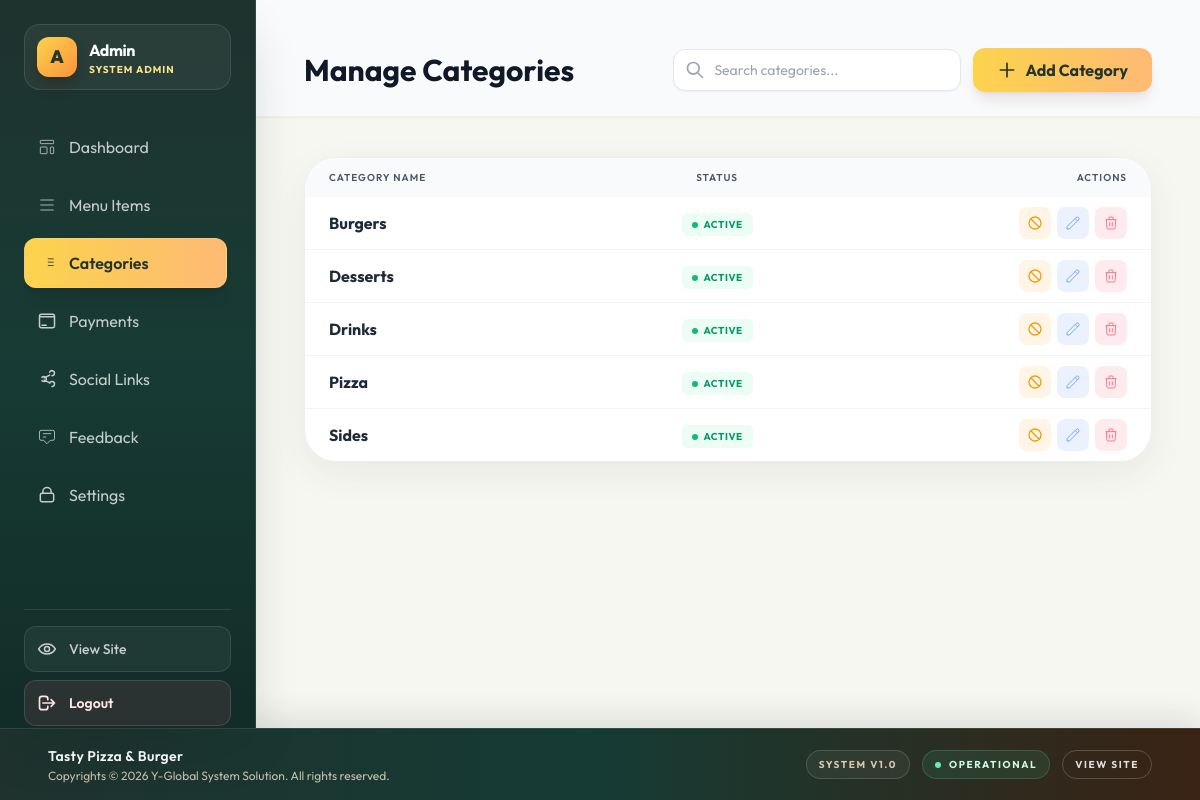
Screenshot of /admin/categories.php (signed in) with the database file from the repository.
### tables this page shows
CREATE TABLE `categories` (
  `id` int(11) NOT NULL AUTO_INCREMENT,
  `name` varchar(255) NOT NULL,
  `is_active` tinyint(1) DEFAULT 1,
  PRIMARY KEY (`id`),
  UNIQUE KEY `name` (`name`)
);

### admin/categories.php (the view, shortened to what this page needs)
<?php
require_once '../includes/db.php';
try {
    $pdo->exec("ALTER TABLE categories ADD COLUMN is_active TINYINT(1) DEFAULT 1");
} catch (PDOException $e) {
}
$edit_mode = false;
$categories = $pdo->query("SELECT * FROM categories ORDER BY name ASC")->fetchAll();
include 'header.php';
?>
<div x-data="{ showForm: <?= $edit_mode ? 'true' : 'false' ?> }">
    <header
        class="sticky top-[64px] lg:top-0 z-30 bg-gray-50/95 backdrop-blur-xl pb-6 pt-8 lg:pt-12 -mt-8 lg:-mt-12 -mx-8 lg:-mx-12 px-8 lg:px-12 border-b border-gray-200/50 shadow-sm mb-10 flex flex-col md:flex-row md:items-center justify-between gap-4">
        <div class="hidden md:block">
            <h2 class="text-3xl font-bold text-gray-900">Manage Categories</h2>
        </div>
        <div class="flex flex-row items-center gap-3 w-full md:w-auto">
            <div class="relative flex-1 sm:w-64 md:w-72">
                <span class="absolute inset-y-0 left-0 pl-3 flex items-center text-gray-400">
                    <svg class="w-5 h-5" fill="none" stroke="currentColor" viewBox="0 0 24 24">
                        <path stroke-linecap="round" stroke-linejoin="round" stroke-width="2"
                            d="M21 21l-6-6m2-5a7 7 0 11-14 0 7 7 0 0114 0z"></path>
                    </svg>
                </span>
                <input type="text" x-model="search" placeholder="Search categories..."
                    class="w-full bg-white border border-gray-200 rounded-xl pl-10 pr-4 py-2.5 focus:outline-none focus:border-orange-500 text-sm shadow-sm">
            </div>
            <button @click="showForm = !showForm"
                class="flex items-center justify-center gap-2 px-4 sm:px-6 py-2.5 bg-gradient-to-r from-amber-300 to-orange-300 hover:from-amber-200 hover:to-orange-200 text-[#25342d] rounded-xl font-bold transition-all transform hover:-translate-y-0.5 shadow-lg shadow-orange-950/10 whitespace-nowrap shrink-0">
                <svg class="w-5 h-5" fill="none" stroke="currentColor" viewBox="0 0 24 24">
                    <path stroke-linecap="round" stroke-linejoin="round" stroke-width="2" d="M12 4v16m8-8H4"></path>
                </svg>
                <span class="hidden sm:inline">Add Category</span>
            </button>
        </div>
    </header>
    <div class="grid grid-cols-1 gap-8 items-start" :class="showForm ? 'lg:grid-cols-3' : 'lg:grid-cols-1'">
        <div :class="showForm ? 'lg:col-span-2' : ''" class="transition-all duration-300">
            <div class="glass-card rounded-[2rem] overflow-hidden">
                <table class="w-full text-left">
                    <thead class="bg-gray-50">
                        <tr>
                            <th class="px-6 py-3 font-semibold text-gray-600 uppercase text-[10px] tracking-widest">
                                Category Name</th>
                            <th
                                class="px-6 py-3 font-semibold text-gray-600 uppercase text-[10px] tracking-widest text-center">
                                Status</th>
                            <th
                                class="px-6 py-3 font-semibold text-gray-600 uppercase text-[10px] tracking-widest text-right">
                                Actions</th>
                        </tr>
                    </thead>
                    <tbody class="divide-y divide-gray-100">
                        <?php foreach ($categories as $cat): ?>
                            <tr class="hover:bg-gray-50 transition-colors group"
                                x-show="'<?= addslashes(strtolower($cat['name'])) ?>'.includes(search.toLowerCase())">
                                <td class="px-6 py-2.5 font-bold text-gray-800">
                                    <?= htmlspecialchars($cat['name']) ?>
                                </td>
                                <td class="px-6 py-2.5 text-center">
                                    <?php
                                    $is_active = isset($cat['is_active']) ? (int) $cat['is_active'] : 1;
                                    ?>
                                    <span
                                        class="inline-flex items-center gap-1.5 px-2.5 py-1 rounded-md text-[10px] font-bold uppercase tracking-wider <?= $is_active ? 'bg-emerald-50 text-emerald-600' : 'bg-gray-100 text-gray-500' ?>">
                                        <?php if ($is_active): ?>
                                            <span class="w-1.5 h-1.5 rounded-full bg-emerald-500 animate-pulse"></span> Active
                                        <?php else: ?>
                                            <span class="w-1.5 h-1.5 rounded-full bg-gray-400"></span> Disabled
                                        <?php endif; ?>
                                    </span>
                                </td>
                                <td class="px-6 py-2.5 text-right">
                                    <div class="flex justify-end gap-1.5">
                                        <a href="?toggle=<?= $cat['id'] ?>"
                                            title="<?= $is_active ? 'Disable Category' : 'Enable Category' ?>"
                                            class="w-8 h-8 flex items-center justify-center rounded-lg transition-all <?= $is_active ? 'bg-amber-500/10 text-amber-500 hover:bg-amber-500 hover:text-white' : 'bg-emerald-500/10 text-emerald-500 hover:bg-emerald-500 hover:text-white' ?>">
                                            <?php if ($is_active): ?>
                                                <svg class="w-4 h-4" fill="none" stroke="currentColor" viewBox="0 0 24 24">
                                                    <path stroke-linecap="round" stroke-linejoin="round" stroke-width="2"
                                                        d="M18.364 18.364A9 9 0 005.636 5.636m12.728 12.728A9 9 0 015.636 5.636m12.728 12.728L5.636 5.636">
                                                    </path>
                                                </svg>
                                            <?php endif; ?>
                                        </a>
                                        <a href="?edit=<?= $cat['id'] ?>" title="Edit Category"
                                            class="w-8 h-8 flex items-center justify-center rounded-lg bg-blue-500/10 text-blue-500 hover:bg-blue-500 hover:text-white transition-all">
                                            <svg class="w-4 h-4" fill="none" stroke="currentColor" viewBox="0 0 24 24">
                                                <path
                                                    d="M15.232 5.232l3.536 3.536m-2.036-5.036a2.5 2.5 0 113.536 3.536L6.5 21.036H3v-3.572L16.732 3.732z">
                                                </path>
                                            </svg>
                                        </a>
                                        <button type="button" title="Delete Category"
                                            @click="requestConfirmation('Delete this category? This action cannot be undone.', () => window.location.href = '?delete=<?= (int) $cat['id'] ?>')"
                                            class="w-8 h-8 flex items-center justify-center rounded-lg bg-rose-500/10 text-rose-500 hover:bg-rose-500 hover:text-white transition-all">
                                            <svg class="w-4 h-4" fill="none" stroke="currentColor" viewBox="0 0 24 24">
                                                <path
                                                    d="M19 7l-.867 12.142A2 2 0 0116.138 21H7.862a2 2 0 01-1.995-1.858L5 7m5 4v6m4-6v6m1-10V4a1 1 0 00-1-1h-4a1 1 0 00-1 1v3M4 7h16">
                                                </path>
                                            </svg>
                                        </button>
                                    </div>
                                </td>
                            </tr>
                        <?php endforeach; ?>
                    </tbody>
                </table>
            </div>
        </div>
    </div>
    <?php include 'footer.php'; ?>

### admin/header.php (style rules this page uses)
:root { --admin-footer-height: 72px; }
body { font-family: 'Outfit', sans-serif; background: #f7f7f2; color: #20332b; }
.glass-card { background: rgba(255, 255, 255, 0.94); border: 1px solid rgba(31, 50, 46, 0.08); box-shadow: 0 12px 36px rgba(31, 50, 46, 0.07); }

### rows the page displays
categories: name "Burgers", is_active 1 (drawn)
categories: name "Desserts", is_active 1 (drawn)
categories: name "Drinks", is_active 1 (drawn)
categories: name "Pizza", is_active 1 (drawn)
categories: name "Sides", is_active 1 (drawn)

### other values shown
$admin_initial "A"
$admin_name "Admin"
$admin_role "SYSTEM ADMIN"
get_app_setting('brand_name', 'Tasty Pizza & Burger') "Tasty Pizza & Burger"
